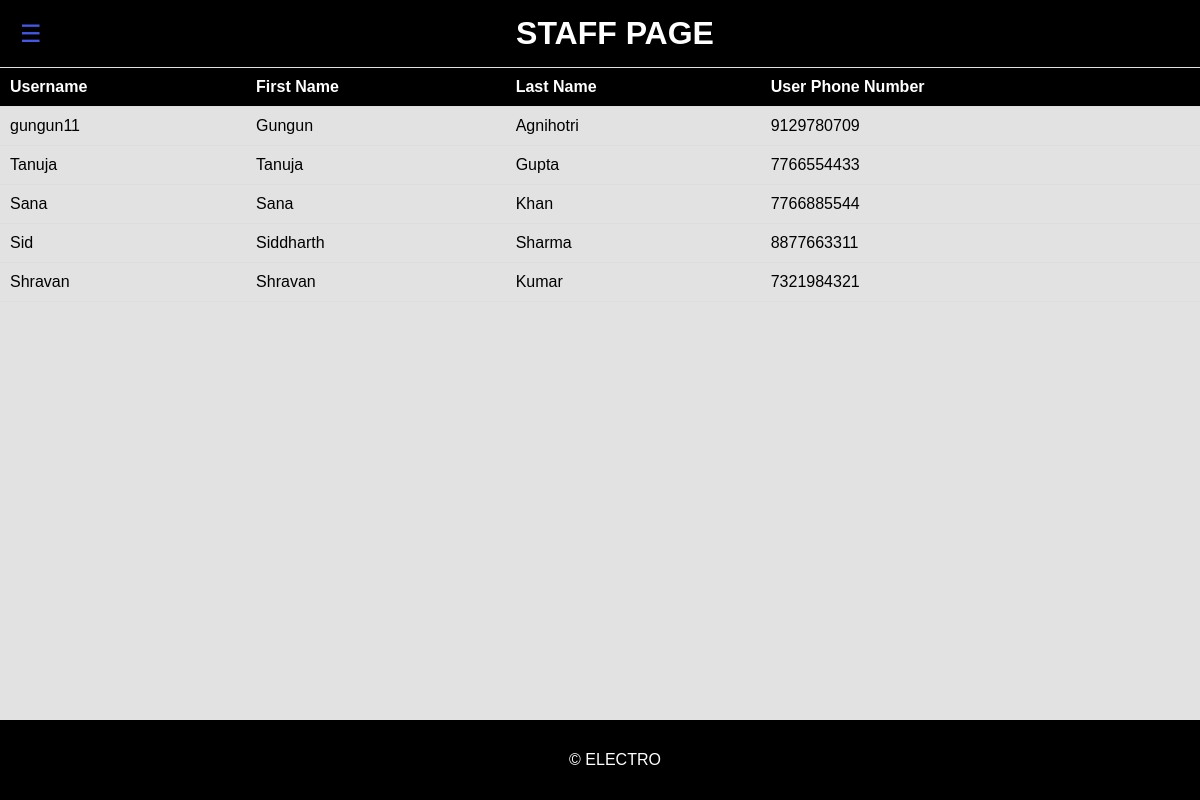
/staff/, run on an earlier commit of the app's database.
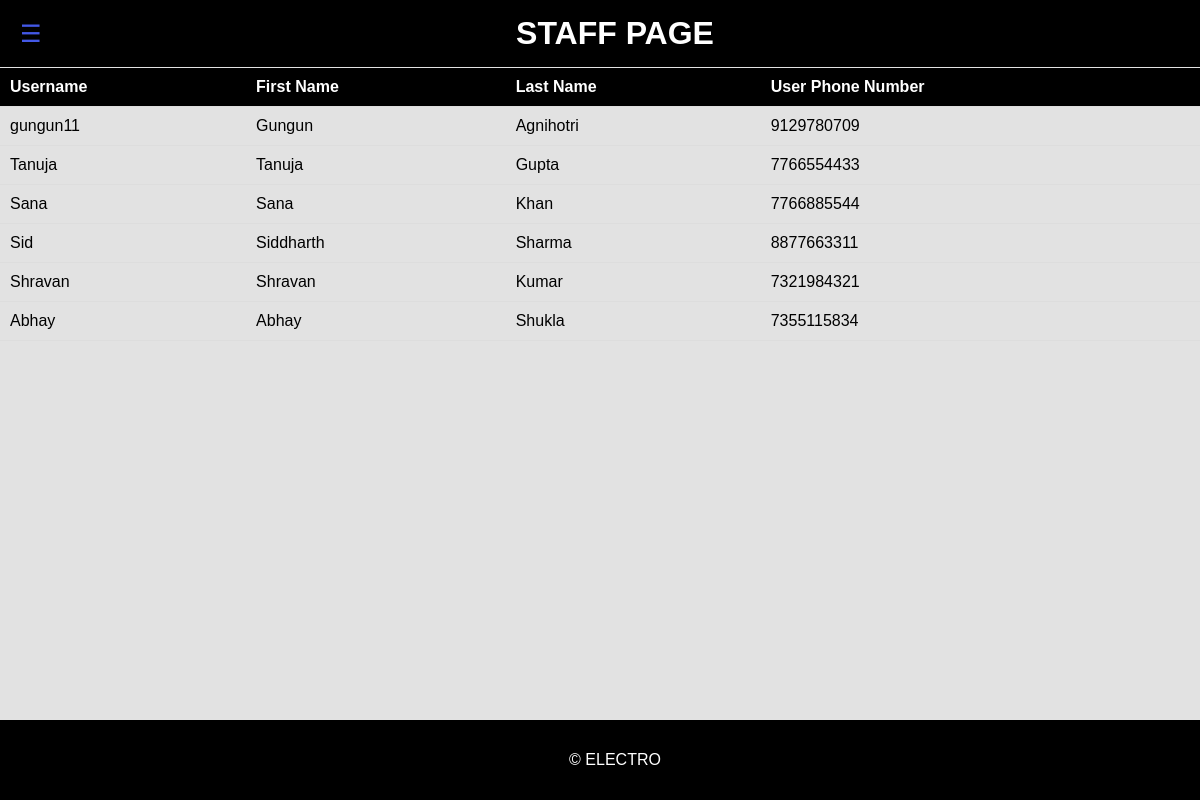
And on a later commit of the database.
### electro/models.py (models this page shows)
class CustomUser(AbstractUser):
    id = models.AutoField(primary_key=True)
    USER_TYPE_CHOICES = [
        ('user', 'User'),
        ('staff', 'Staff')
        ]
    user_type = models.CharField(max_length=50, choices=USER_TYPE_CHOICES)
    firstname=models.CharField(max_length=255)
    lastname=models.CharField(max_length=255)
    emailid = models.CharField(max_length=255)
    phone_number = models.CharField(max_length=15, unique=True,null=True,blank=True)
    groups = models.ManyToManyField(
        'auth.Group',
        related_name='custom_user_groups',
        blank=True,
        help_text='The groups this user belongs to. A user will get all permissions granted to each of their groups.',
        verbose_name='groups',
    )
    user_permissions = models.ManyToManyField(
        'auth.Permission',
        related_name='custom_user_permissions',
        blank=True,
        help_text='Specific permissions for this user.',
        verbose_name='user permissions',
    )

### electro/views.py (the view)
# urls.py: path('staff/',views.staff,name='staff'),
def staff(request):
    regular_users = CustomUser.objects.filter(user_type='user')
    return render(request, "electro/staffhomepage.html", {'regular_users': regular_users})

### templates/electro/staffhomepage.html (shortened to what this page needs)
{% load static %}
<!DOCTYPE html>
<html lang="en">
<head>
    <link rel="stylesheet" href="{% static 'css/staff.css' %}">
</head>
<body>
<header>
    <div id="navbar-btn" onclick="toggleNavbar()">☰</div>
    <h1>STAFF PAGE</h1>
</header>
<div id="navbar">
    <h2>Welcome, {{ user.first_name }}!</h2>
</div>
<h2>All Users:</h2>
<table>
    <thead>
    <tr>
        <th>Username</th>
        <th>First Name</th>
        <th>Last Name</th>
        <th>User Phone Number</th>
    </tr>
    </thead>
    <tbody>
    {% for u in regular_users %}
        <tr>
            <td>{{ u.username }}</td>
            <td>{{ u.first_name }}</td>
            <td>{{ u.last_name }}</td>
            <td>{{ u.phone_number }}</td>
        </tr>
    {% endfor %}
    </tbody>
</table>
<footer>
    <p>&copy; ELECTRO</p>
</footer>
</body>
</html>

What changed in the data, as far as the page shows it:
added CustomUser: username "Abhay", first_name "Abhay", last_name "Shukla", phone_number "7355115834"
